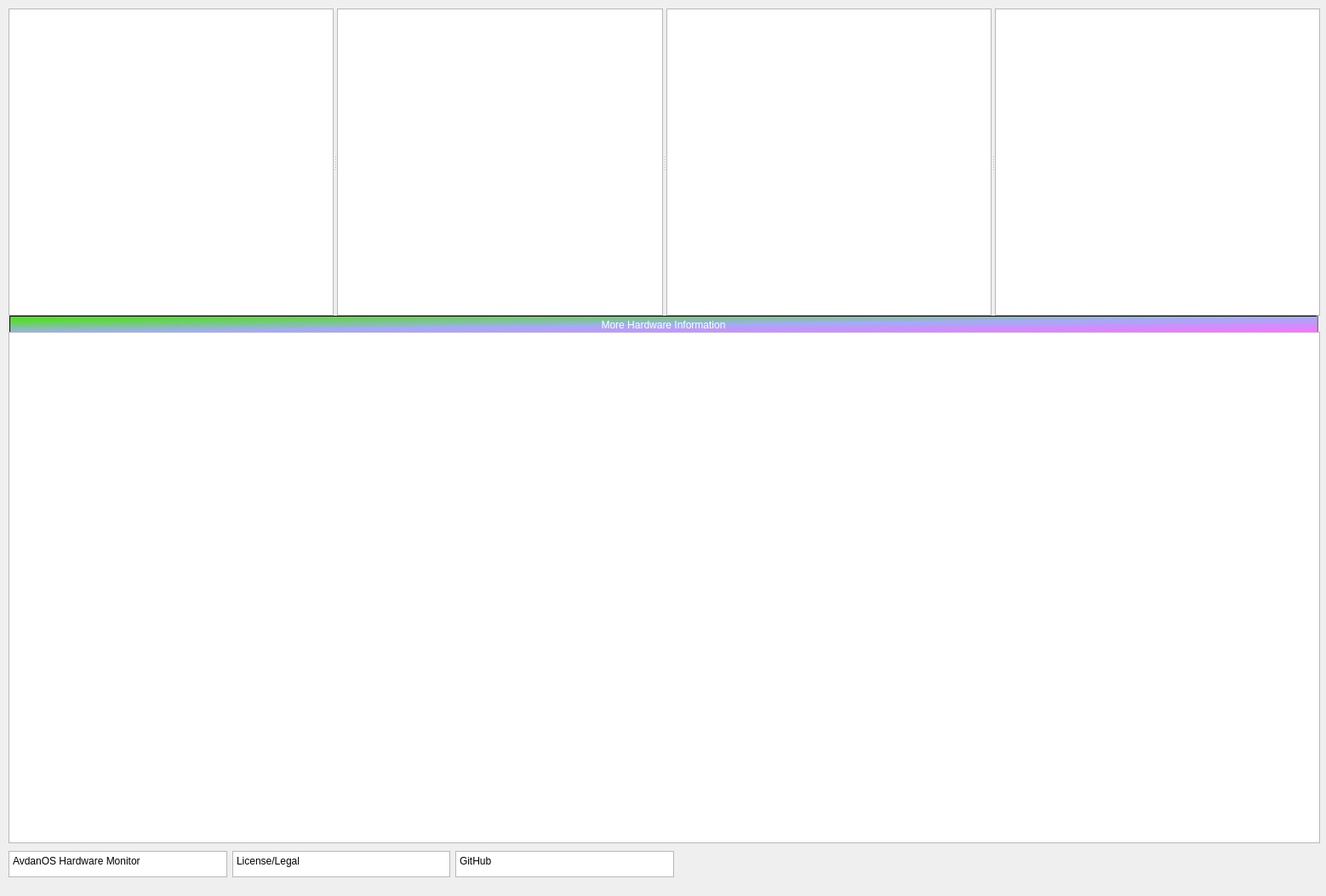
<?xml version="1.0" encoding="UTF-8"?>
<ui version="4.0">
 <class>MainWindow</class>
 <widget class="QMainWindow" name="MainWindow">
  <property name="geometry">
   <rect>
    <x>0</x>
    <y>0</y>
    <width>1558</width>
    <height>1053</height>
   </rect>
  </property>
  <property name="windowTitle">
   <string>MainWindow</string>
  </property>
  <widget class="QWidget" name="centralwidget">
   <widget class="QPushButton" name="pushButton">
    <property name="geometry">
     <rect>
      <x>10</x>
      <y>370</y>
      <width>1539</width>
      <height>23</height>
     </rect>
    </property>
    <property name="styleSheet">
     <string notr="true">background-color: qlineargradient(spread:pad, x1:0, y1:0, x2:1, y2:1, stop:0 rgba(67, 232, 0, 255), stop:0.507463 rgba(163, 171, 247, 255), stop:1 rgba(255, 113, 255, 255));
border-radius: 3em;
color: white;
font: 90 15pt &quot;Ubuntu&quot;;</string>
    </property>
    <property name="text">
     <string>More Hardware Information</string>
    </property>
   </widget>
   <widget class="QWidget" name="">
    <property name="geometry">
     <rect>
      <x>10</x>
      <y>1000</y>
      <width>782</width>
      <height>31</height>
     </rect>
    </property>
    <layout class="QHBoxLayout" name="horizontalLayout">
     <item>
      <widget class="QPlainTextEdit" name="plainTextEdit">
       <property name="plainText">
        <string>AvdanOS Hardware Monitor</string>
       </property>
      </widget>
     </item>
     <item>
      <widget class="QPlainTextEdit" name="plainTextEdit_2">
       <property name="plainText">
        <string>License/Legal</string>
       </property>
      </widget>
     </item>
     <item>
      <widget class="QPlainTextEdit" name="plainTextEdit_3">
       <property name="plainText">
        <string>GitHub</string>
       </property>
      </widget>
     </item>
    </layout>
   </widget>
   <widget class="QWidget" name="">
    <property name="geometry">
     <rect>
      <x>10</x>
      <y>390</y>
      <width>1541</width>
      <height>601</height>
     </rect>
    </property>
    <layout class="QVBoxLayout" name="verticalLayout">
     <item>
      <widget class="QListWidget" name="listWidget"/>
     </item>
    </layout>
   </widget>
   <widget class="QSplitter" name="splitter">
    <property name="geometry">
     <rect>
      <x>10</x>
      <y>10</y>
      <width>1541</width>
      <height>361</height>
     </rect>
    </property>
    <property name="orientation">
     <enum>Qt::Horizontal</enum>
    </property>
    <widget class="QListView" name="listView"/>
    <widget class="QListView" name="listView_3"/>
    <widget class="QListView" name="listView_2"/>
    <widget class="QListView" name="listView_4"/>
   </widget>
  </widget>
 </widget>
 <resources/>
 <connections/>
</ui>
